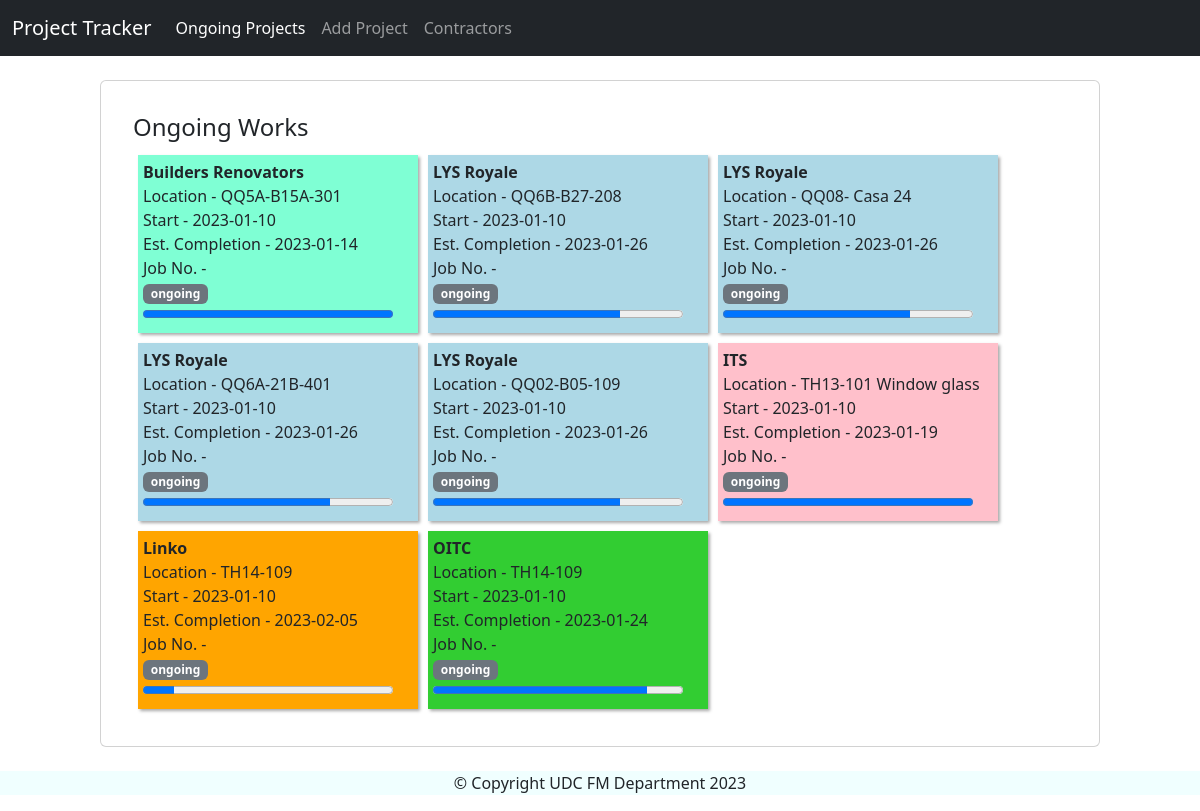
Before: / with the older database file.
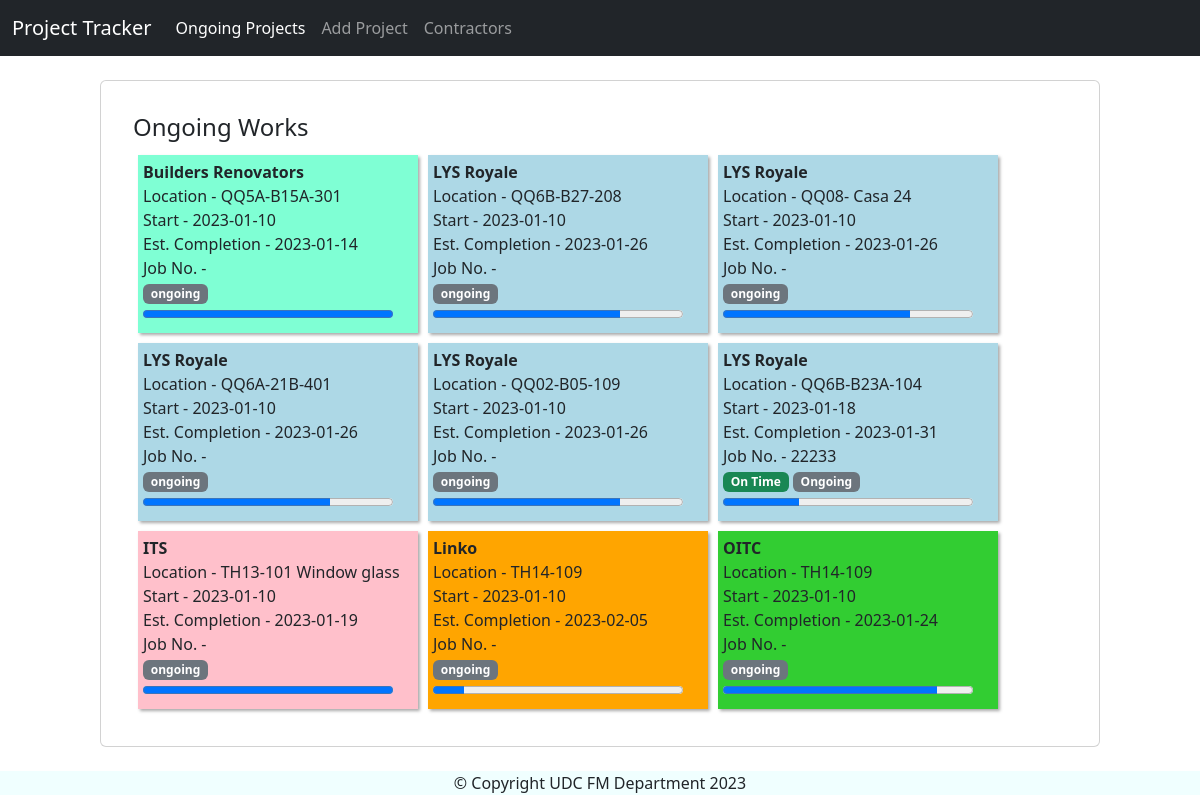
After: the same page with the newer database file.
### tables this page shows
CREATE TABLE works (id INTEGER PRIMARY KEY AUTOINCREMENT, contractor INT, location VARCHAR, comp_date DATETIME, job_no VARCHAR, status VARCHAR, start_date DATETIME, FOREIGN KEY (contractor) REFERENCES contractors (id));

CREATE TABLE contractors                (id INTEGER PRIMARY KEY AUTOINCREMENT,                    name VARCHAR,                        coc BOOLEAN,                            color VARCHAR);

### app.py (the view)
@app.route("/")
def home():
    works = fetch_all_works()
    today = int(datetime.datetime.strftime(datetime.date.today(), "%Y%m%d"))
    context = {"works": works,
               "today": today}
    return render_template('index.html', **context)

### app.py (called while the page is built)
def fetch_all_works():
    cur = conn.cursor()
    works = cur.execute("SELECT contractor, location, \
                        comp_date,job_no, name, color, status,\
                        start_date FROM works \
                        INNER JOIN contractors on \
                        contractors.id=works.contractor\
                        WHERE status!='closed' ORDER BY contractor").fetchall()
    return works

### templates/index.html
{% extends 'base.html' %} {% block content %}
<br>
<div class="card col-10" style="margin:auto;">
  <div style="padding: 2rem;">
  <h4>Ongoing Works</h4>
  {% for i in works %}
  <div class="notes" style="background-color: {{i.color}};">
    <span><strong>{{i.name}}</strong></span
    ><br />
    <span>Location - {{i.location}}</span><br />
    <span>Start - {{i.start_date}}</span><br />
    <span>Est. Completion - {{i.comp_date}}</span><br />
    <span>Job No. - {{i.job_no}}</span><br>
    {% if i.status=="Ongoing" %}
    {% if today > i.comp_date | replace("-","") | int %}
    <span class="badge bg-danger">Delayed</span>
    {% else %}
    <span class="badge bg-success">On Time</span>
    {% endif %}
    {% endif %}
    {% if i.status=="completed" or i.status=="completed" %}
    <span href="#" class="badge bg-success">{{i.status}}</span><br>
    {% else %}
    <span href="#" class="badge bg-secondary">{{i.status}}</span><br>
    {% endif %}
    <div>
      {% set start = i.start_date | replace("-","") | int %}
      {% set finish = i.comp_date | replace("-","") | int %}
      {% set days = finish - start %}
      {% set elapsed = today-start %}
      {% if days <= elapsed %}
      {% set elapsed = days %}
      {% endif %}
      <progress value="{{elapsed/days*100}}" max="100" style="width:250px;"></progress>
    </div>
  </div>
  {% endfor %}
</div>
{% endblock %}

### templates/base.html (shortened to what this page needs)
<!DOCTYPE html>
<html lang="en">
  <head>
    <link
      rel="stylesheet"
      href="https://cdn.jsdelivr.net/npm/bootstrap@5.3.0-alpha1/dist/css/bootstrap.min.css"
    />
    <link
      rel="stylesheet"
      href="{{url_for('static',filename = 'style.css')}}"
    />
    {% include 'navbar.html' %}
  </head>
  <body>
    <div>{% block content %} {% endblock %}</div>
    <br>
    <footer>
      <div style="background-color:azure; text-align: center;">
        <p>© Copyright UDC FM Department 2023 </p>
      </div>
    </footer>
  </body>
</html>

### templates/navbar.html (shortened to what this page needs)
<nav class="navbar navbar-expand-lg navbar-dark bg-dark">
  <div class="container-fluid">
    <a class="navbar-brand" href="#">Project Tracker</a>
    <div class="collapse navbar-collapse" id="navbarText">
      <ul class="navbar-nav me-auto mb-2 mb-lg-0">
        <li class="nav-item">
          <a class="nav-link active" aria-current="page" href="/"
            >Ongoing Projects</a
          >
        </li>
        <li class="nav-item">
          <a class="nav-link" href="add_project">Add Project</a>
        </li>
        <li class="nav-item">
          <a class="nav-link" href="contractors">Contractors</a>
        </li>
      </ul>
    </div>
  </div>
</nav>

### static/style.css (style rules this page uses)
.notes { margin: 5px; box-shadow: 2px 2px 3px darkgray; width: 280px; padding: 5px; float:left; }

Changed rows visible on the page:
added works: name "LYS Royale", location "QQ6B-B23A-104", start_date "2023-01-18", comp_date "2023-01-31", job_no "22233", shows "On Time", status "Ongoing", {{ elapsed/days*100 }} 30.76923076923077 (drawn)
